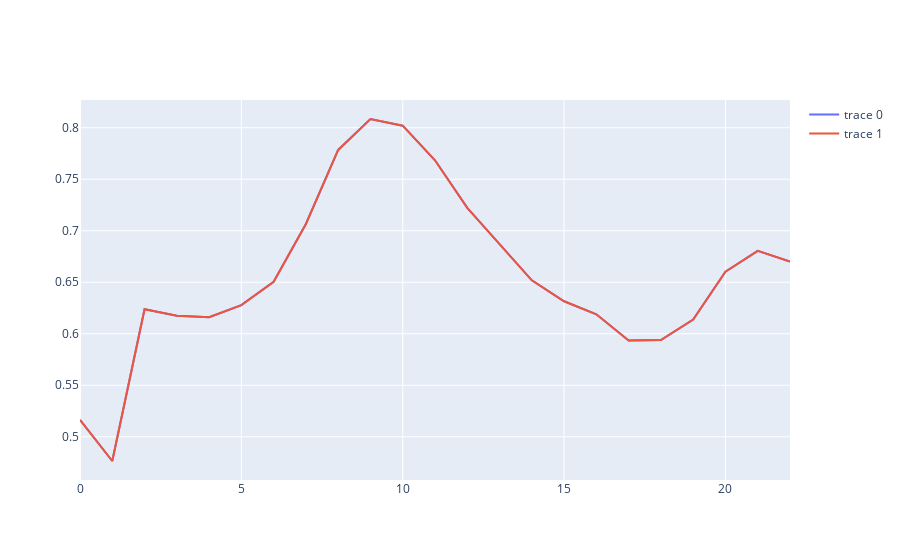

The code cell stored with this chart in its notebook:
### Code cell
alpha = 1
epsilon = 1
x_pgd = projected_gradient_descent(model, X_test[0], alpha, epsilon, 10, np.inf)
fig = go.Figure(go.Scatter(y=x_pgd.numpy().T[0]))
fig.add_trace(go.Scatter(y= X_test[0].T[0]))
fig

### Figure 1 — Plotly figure (JSON) as saved in the notebook; plotly's stock layout.template omitted (floating-point values rounded to 4 significant figures)
{"data": [{"type": "scatter", "y": [0.5163, 0.4765, 0.6238, 0.6176, 0.6161, 0.6278, 0.6505, 0.7066, 0.7785, 0.8085, 0.802, 0.7684, 0.7223, 0.6874, 0.6519, 0.6316, 0.6189, 0.5935, 0.5938, 0.6138, 0.6603, 0.6805, 0.6701]}, {"type": "scatter", "y": [0.5163, 0.4765, 0.6238, 0.6176, 0.6161, 0.6278, 0.6505, 0.7066, 0.7785, 0.8085, 0.802, 0.7684, 0.7223, 0.6874, 0.6519, 0.6316, 0.6189, 0.5935, 0.5938, 0.6138, 0.6603, 0.6805, 0.6701]}], "layout": {}}
